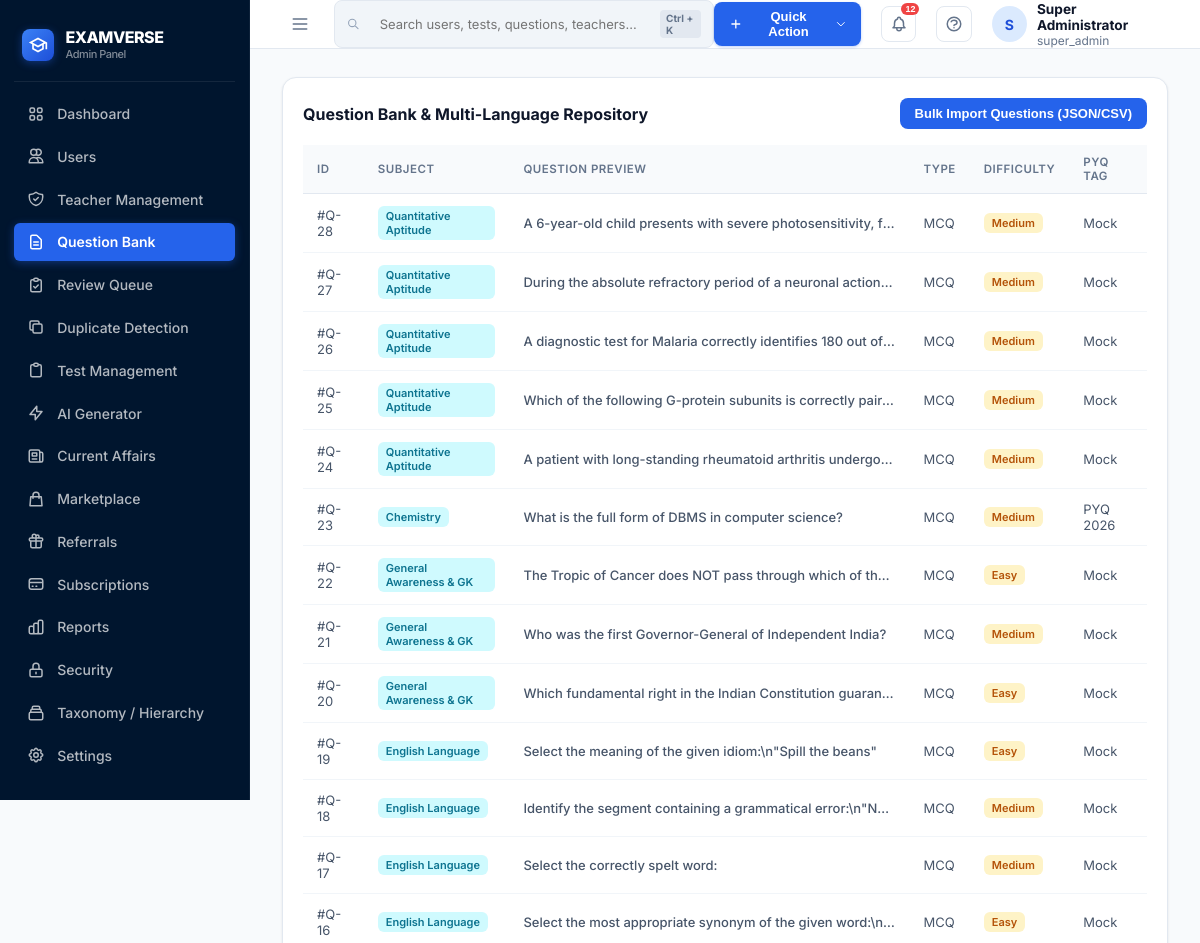
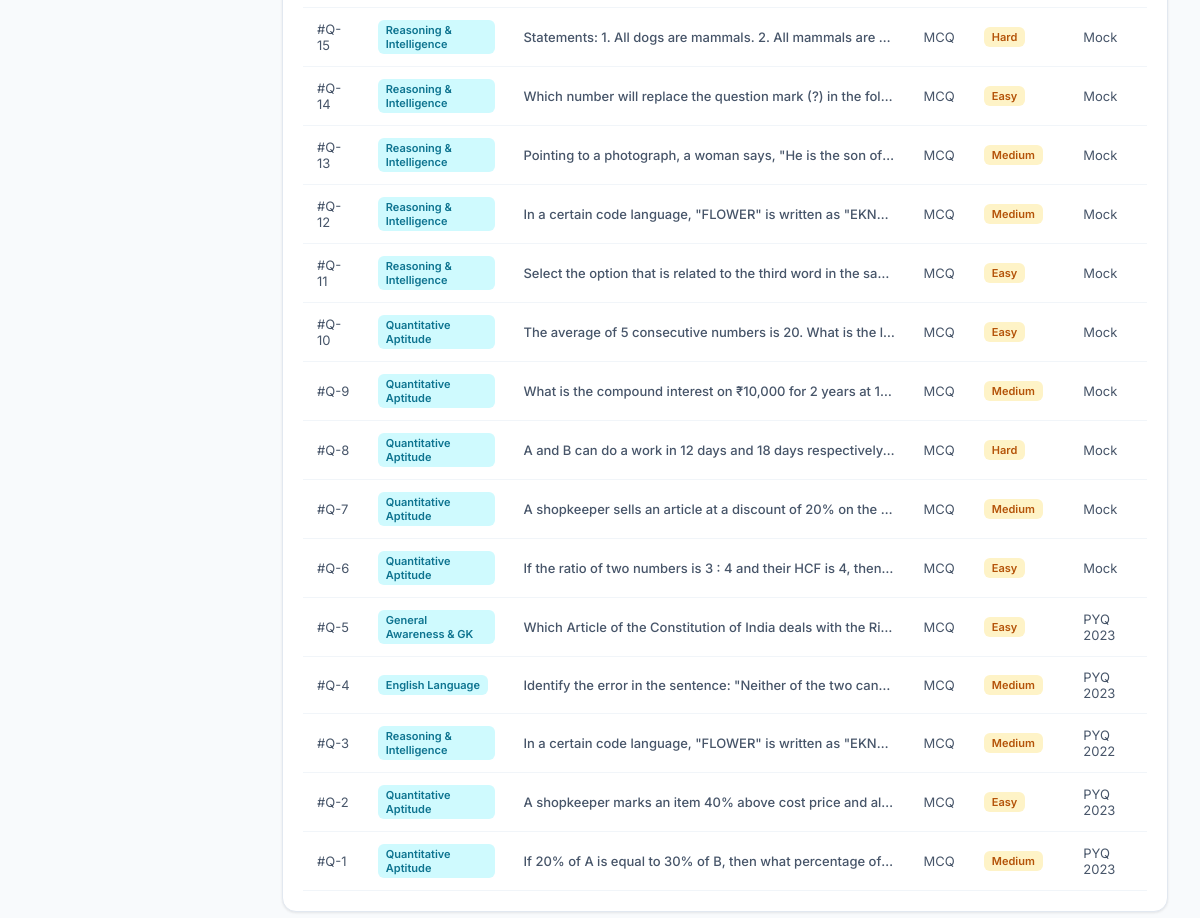
/admin/index.php?page=questions (signed in), run on the app's committed database (2 pictures, top to bottom).
### tables this page shows
CREATE TABLE `questions` (
  `id` int(11) NOT NULL AUTO_INCREMENT,
  `subject_id` int(11) NOT NULL,
  `chapter_id` int(11) DEFAULT NULL,
  `topic_id` int(11) DEFAULT NULL,
  `author_user_id` int(11) DEFAULT NULL,
  `question_type` enum('MCQ','NUMERICAL') DEFAULT 'MCQ',
  `difficulty` enum('easy','medium','hard') DEFAULT 'medium',
  `pyq_year` int(11) DEFAULT NULL,
  `pyq_shift` varchar(50) DEFAULT NULL,
  `status` enum('draft','review','published','rejected') DEFAULT 'published',
  `reviewed_by` int(11) DEFAULT NULL,
  `reviewed_at` datetime DEFAULT NULL,
  `rejection_reason` varchar(500) DEFAULT NULL,
  `content_hash` char(64) DEFAULT NULL,
  `structure_hash` char(64) DEFAULT NULL,
  `created_at` timestamp NOT NULL DEFAULT current_timestamp(),
  PRIMARY KEY (`id`),
  KEY `subject_id` (`subject_id`),
  KEY `chapter_id` (`chapter_id`),
  KEY `topic_id` (`topic_id`),
  KEY `fk_questions_reviewer` (`reviewed_by`),
  KEY `idx_questions_author` (`author_user_id`,`status`),
  KEY `idx_questions_review_queue` (`status`,`created_at`),
  KEY `idx_questions_content_hash` (`content_hash`),
  KEY `idx_questions_structure_hash` (`structure_hash`),
  KEY `idx_questions_draw` (`status`,`subject_id`,`difficulty`),
  CONSTRAINT `fk_questions_author` FOREIGN KEY (`author_user_id`) REFERENCES `users` (`id`) ON DELETE SET NULL,
  CONSTRAINT `fk_questions_reviewer` FOREIGN KEY (`reviewed_by`) REFERENCES `admins` (`id`) ON DELETE SET NULL,
  CONSTRAINT `questions_ibfk_1` FOREIGN KEY (`subject_id`) REFERENCES `subjects` (`id`) ON DELETE CASCADE,
  CONSTRAINT `questions_ibfk_2` FOREIGN KEY (`chapter_id`) REFERENCES `chapters` (`id`) ON DELETE SET NULL,
  CONSTRAINT `questions_ibfk_3` FOREIGN KEY (`topic_id`) REFERENCES `topics` (`id`) ON DELETE SET NULL
);

CREATE TABLE `subjects` (
  `id` int(11) NOT NULL AUTO_INCREMENT,
  `name` varchar(100) NOT NULL,
  `code` varchar(50) DEFAULT NULL,
  `created_at` timestamp NOT NULL DEFAULT current_timestamp(),
  PRIMARY KEY (`id`),
  UNIQUE KEY `code` (`code`)
);

CREATE TABLE `question_translations` (
  `id` int(11) NOT NULL AUTO_INCREMENT,
  `question_id` int(11) NOT NULL,
  `language` varchar(10) NOT NULL DEFAULT 'en',
  `question_text` longtext NOT NULL,
  `solution_text` longtext DEFAULT NULL,
  `shortcut_text` longtext DEFAULT NULL,
  PRIMARY KEY (`id`),
  UNIQUE KEY `q_lang` (`question_id`,`language`),
  CONSTRAINT `question_translations_ibfk_1` FOREIGN KEY (`question_id`) REFERENCES `questions` (`id`) ON DELETE CASCADE
);

### admin/pages/questions.php (the view, shortened to what this page needs)
<?php
$db = Database::getConnection();
$questions = $db->query("
    SELECT q.id, q.question_type, q.difficulty, q.pyq_year, s.name as subject_name, qt.question_text
    FROM questions q
    JOIN subjects s ON q.subject_id = s.id
    LEFT JOIN question_translations qt ON q.id = qt.question_id AND qt.language = 'en'
    ORDER BY q.id DESC
")->fetchAll();
?>
<div class="table-card">
    <div class="table-header">
        <div class="table-title">Question Bank & Multi-Language Repository</div>
        <button class="btn btn-primary" onclick="document.getElementById('import-modal').style.display='block'">Bulk Import Questions (JSON/CSV)</button>
    </div>
    <table>
        <thead>
            <tr>
                <th>ID</th>
                <th>Subject</th>
                <th>Question Preview</th>
                <th>Type</th>
                <th>Difficulty</th>
                <th>PYQ Tag</th>
            </tr>
        </thead>
        <tbody>
            <?php foreach ($questions as $q): ?>
                <tr>
                    <td>#Q-<?php echo $q['id']; ?></td>
                    <td><span class="badge badge-info"><?php echo htmlspecialchars($q['subject_name']); ?></span></td>
                    <td style="max-width:400px; white-space:nowrap; overflow:hidden; text-overflow:ellipsis; font-weight:500;">
                        <?php echo htmlspecialchars($q['question_text'] ?? 'No text'); ?>
                    </td>
                    <td><?php echo $q['question_type']; ?></td>
                    <td><span class="badge badge-warning"><?php echo ucfirst($q['difficulty']); ?></span></td>
                    <td><?php echo $q['pyq_year'] ? 'PYQ '.$q['pyq_year'] : 'Mock'; ?></td>
                </tr>
            <?php endforeach; ?>
        </tbody>
    </table>
</div>

### admin/index.php (shortened to what this page needs)
<?php
$currentAdmin = $_SESSION['admin_user'] ?? [
    'username' => 'admin',
    'full_name' => 'Super Administrator',
    'email' => 'admin@examverse.com',
    'role' => 'super_admin'
];
$page = isset($_GET['page']) ? trim($_GET['page']) : 'dashboard';
?>
<!DOCTYPE html>
<html lang="en">
<head>
    <link rel="stylesheet" href="assets/style.css?v=<?php echo time(); ?>">
</head>
<body>
    <?php include __DIR__ . '/includes/sidebar.php'; ?>
    <div class="main-wrapper">
        <?php include __DIR__ . '/includes/header.php'; ?>
        <main class="content-body">
            <?php
            $filePath = __DIR__ . "/pages/{$page}.php";
            if (file_exists($filePath)) {
                include $filePath;
            } else {
                echo "<div class='table-card'>Page not found.</div>";
            }
            ?>
        </main>
    </div>
</body>
</html>

### admin/includes/sidebar.php (shortened to what this page needs)
<?php
$currentPage = isset($page) ? $page : 'dashboard';
?>
<aside class="sidebar" id="sidebar">
    <div class="brand">
        <div class="brand-icon">
            <svg fill="currentColor" viewBox="0 0 24 24" style="width:20px;height:20px;"><path d="M12 3L1 9l4 2.18v6L12 21l7-3.82v-6l2-1.09V17h2V9L12 3zm6.82 6L12 12.72 5.18 9 12 5.28 18.82 9zM17 15.99l-5 2.73-5-2.73v-3.72L12 15l5-2.73v3.72z"/></svg>
        </div>
        <div>
            <div style="font-weight:800;font-size:16px;line-height:1.2;">EXAMVERSE</div>
            <div style="font-size:11px;color:rgba(255,255,255,0.5);font-weight:500;">Admin Panel</div>
        </div>
    </div>
    <ul class="nav-menu">
        <li>
            <a href="index.php?page=dashboard" class="nav-link <?php echo $currentPage==='dashboard'?'active':'';?>">
                Dashboard
            </a>
        </li>
        <li>
            <a href="index.php?page=users" class="nav-link <?php echo $currentPage==='users'?'active':'';?>">
                <svg fill="none" stroke="currentColor" viewBox="0 0 24 24"><path stroke-linecap="round" stroke-linejoin="round" stroke-width="2" d="M12 4.354a4 4 0 110 5.292M15 21H3v-1a6 6 0 0112 0v1zm0 0h6v-1a6 6 0 00-9-5.197M13 7a4 4 0 11-8 0 4 4 0 018 0z"/></svg>
                Users
            </a>
        </li>
        <li>
            <a href="index.php?page=teacher_applications" class="nav-link <?php echo $currentPage==='teacher_applications'?'active':'';?>">
                Teacher Management
            </a>
        </li>
        <li>
            <a href="index.php?page=questions" class="nav-link <?php echo in_array($currentPage, ['questions','question_bank'])?'active':'';?>">
                <svg fill="none" stroke="currentColor" viewBox="0 0 24 24"><path stroke-linecap="round" stroke-linejoin="round" stroke-width="2" d="M9 12h6m-6 4h6m2 5H7a2 2 0 01-2-2V5a2 2 0 012-2h5.586a1 1 0 01.707.293l5.414 5.414a1 1 0 01.293.707V19a2 2 0 01-2 2z"/></svg>
                Question Bank
            </a>
        </li>
        <li>
            <a href="index.php?page=question_review" class="nav-link <?php echo $currentPage==='question_review'?'active':'';?>">
                <svg fill="none" stroke="currentColor" viewBox="0 0 24 24"><path stroke-linecap="round" stroke-linejoin="round" stroke-width="2" d="M9 5H7a2 2 0 00-2 2v12a2 2 0 002 2h10a2 2 0 002-2V7a2 2 0 00-2-2h-2M9 5a2 2 0 002 2h2a2 2 0 002-2M9 5a2 2 0 012-2h2a2 2 0 012 2m-6 9l2 2 4-4"/></svg>
                Review Queue
            </a>
        </li>
        <li>
            <a href="index.php?page=question_duplicates" class="nav-link <?php echo $currentPage==='question_duplicates'?'active':'';?>">
                <svg fill="none" stroke="currentColor" viewBox="0 0 24 24"><path stroke-linecap="round" stroke-linejoin="round" stroke-width="2" d="M8 16H6a2 2 0 01-2-2V6a2 2 0 012-2h8a2 2 0 012 2v2m-6 12h8a2 2 0 002-2v-8a2 2 0 00-2-2h-8a2 2 0 00-2 2v8a2 2 0 002 2z"/></svg>
                Duplicate Detection
            </a>
        </li>
        <li>
            <a href="index.php?page=tests" class="nav-link <?php echo $currentPage==='tests'?'active':'';?>">
                <svg fill="none" stroke="currentColor" viewBox="0 0 24 24"><path stroke-linecap="round" stroke-linejoin="round" stroke-width="2" d="M9 5H7a2 2 0 00-2 2v12a2 2 0 002 2h10a2 2 0 002-2V7a2 2 0 00-2-2h-2M9 5a2 2 0 002 2h2a2 2 0 002-2M9 5a2 2 0 012-2h2a2 2 0 012 2"/></svg>
                Test Management
            </a>
        </li>
        <li>
            <a href="index.php?page=ai_generator" class="nav-link <?php echo $currentPage==='ai_generator'?'active':'';?>">
                <svg fill="none" stroke="currentColor" viewBox="0 0 24 24"><path stroke-linecap="round" stroke-linejoin="round" stroke-width="2" d="M13 10V3L4 14h7v7l9-11h-7z"/></svg>
                AI Generator
            </a>
        </li>
        <li>
            <a href="index.php?page=cms" class="nav-link <?php echo $currentPage==='cms'?'active':'';?>">
                <svg fill="none" stroke="currentColor" viewBox="0 0 24 24"><path stroke-linecap="round" stroke-linejoin="round" stroke-width="2" d="M19 20H5a2 2 0 01-2-2V6a2 2 0 012-2h10a2 2 0 012 2v1m2 13a2 2 0 01-2-2V7m2 13a2 2 0 002-2V9a2 2 0 00-2-2h-2m-4-3H9M7 16h6M7 8h6v4H7V8z"/></svg>
                Current Affairs
            </a>
        </li>
        <li>
            <a href="index.php?page=marketplace" class="nav-link <?php echo $currentPage==='marketplace'?'active':'';?>">
                <svg fill="none" stroke="currentColor" viewBox="0 0 24 24"><path stroke-linecap="round" stroke-linejoin="round" stroke-width="2" d="M16 11V7a4 4 0 00-8 0v4M5 9h14l1 12H4L5 9z"/></svg>
                Marketplace
            </a>
        </li>
        <li>
            <a href="index.php?page=referrals" class="nav-link <?php echo $currentPage==='referrals'?'active':'';?>">
                <svg fill="none" stroke="currentColor" viewBox="0 0 24 24"><path stroke-linecap="round" stroke-linejoin="round" stroke-width="2" d="M12 8v13m0-13V6a2 2 0 112 2h-2zm0 0V5.5A2.5 2.5 0 109.5 8H12zm-7 4h14M5 12a2 2 0 110-4h14a2 2 0 110 4M5 12v7a2 2 0 002 2h10a2 2 0 002-2v-7"/></svg>
                Referrals
            </a>
        </li>
        <li>
            <a href="index.php?page=subscriptions" class="nav-link <?php echo $currentPage==='subscriptions'?'active':'';?>">
                <svg fill="none" stroke="currentColor" viewBox="0 0 24 24"><path stroke-linecap="round" stroke-linejoin="round" stroke-width="2" d="M3 10h18M7 15h1m4 0h1m-7 4h12a3 3 0 003-3V8a3 3 0 00-3-3H6a3 3 0 00-3 3v8a3 3 0 003 3z"/></svg>
                Subscriptions
            </a>
        </li>
        <li>
            <a href="index.php?page=audits" class="nav-link <?php echo $currentPage==='audits'?'active':'';?>">
                Reports
            </a>
        </li>
        <li>
            <a href="index.php?page=audits" class="nav-link">
                <svg fill="none" stroke="currentColor" viewBox="0 0 24 24"><path stroke-linecap="round" stroke-linejoin="round" stroke-width="2" d="M12 15v2m-6 4h12a2 2 0 002-2v-6a2 2 0 00-2-2H6a2 2 0 00-2 2v6a2 2 0 002 2zm10-10V7a4 4 0 00-8 0v4h8z"/></svg>
                Security
            </a>
        </li>
        <li>
            <a href="index.php?page=taxonomy" class="nav-link <?php echo $currentPage==='taxonomy'?'active':'';?>">
                <svg fill="none" stroke="currentColor" viewBox="0 0 24 24"><path stroke-linecap="round" stroke-linejoin="round" stroke-width="2" d="M19 11H5m14 0a2 2 0 012 2v6a2 2 0 01-2 2H5a2 2 0 01-2-2v-6a2 2 0 012-2m14 0V9a2 2 0 00-2-2M5 11V9a2 2 0 012-2m0 0V5a2 2 0 012-2h6a2 2 0 012 2v2M7 7h10"/></svg>
                Taxonomy / Hierarchy
            </a>
        </li>
        <li>
            <a href="index.php?page=settings" class="nav-link <?php echo $currentPage==='settings'?'active':'';?>">
                Settings
            </a>
        </li>
    </ul>
</aside>

### admin/includes/header.php (shortened to what this page needs)
<?php
$adminUser = isset($currentAdmin) ? $currentAdmin : ($_SESSION['admin_user'] ?? [
    'full_name' => 'Admin User',
    'email' => 'admin@examverse.com',
    'role' => 'Super Admin'
]);
$initial = strtoupper(substr($adminUser['full_name'] ?? 'A', 0, 1));
?>
<header class="top-bar">
    <div style="display:flex; align-items:center; gap:16px;">
        <button class="icon-button" id="toggle-sidebar-btn" style="border:none;">
            <svg fill="none" stroke="currentColor" viewBox="0 0 24 24" style="width:20px;height:20px;"><path stroke-linecap="round" stroke-linejoin="round" stroke-width="2" d="M4 6h16M4 12h16M4 18h16"/></svg>
        </button>
        <div class="search-box">
            <svg fill="none" stroke="currentColor" viewBox="0 0 24 24" style="width:16px;height:16px;color:#94a3b8;"><path stroke-linecap="round" stroke-linejoin="round" stroke-width="2" d="M21 21l-6-6m2-5a7 7 0 11-14 0 7 7 0 0114 0z"/></svg>
            <input type="text" placeholder="Search users, tests, questions, teachers...">
            <span class="search-shortcut">Ctrl + K</span>
        </div>
    </div>
    <div class="header-actions">
        <button class="btn-quick-action" onclick="alert('Quick Actions: Create Test, Add Question, Grant Pro, Review KYC');">
            <svg fill="none" stroke="currentColor" viewBox="0 0 24 24" style="width:16px;height:16px;"><path stroke-linecap="round" stroke-linejoin="round" stroke-width="2" d="M12 6v6m0 0v6m0-6h6m-6 0H6"/></svg>
            Quick Action
            <svg fill="none" stroke="currentColor" viewBox="0 0 24 24" style="width:12px;height:12px;margin-left:2px;"><path stroke-linecap="round" stroke-linejoin="round" stroke-width="2" d="M19 9l-7 7-7-7"/></svg>
        </button>
        <button class="icon-button" title="Notifications">
            <span class="icon-badge">12</span>
        </button>
        <button class="icon-button" title="Help & Docs">
        </button>
        <div class="user-profile" onclick="if(confirm('Log out from Admin Panel?')) window.location.href='login.php?action=logout';">
            <div class="avatar" style="background:#dbeafe;color:#1d4ed8;display:flex;align-items:center;justify-content:center;font-weight:700;">
                <?php echo $initial; ?>
            </div>
            <div style="font-size:0.85rem;">
                <div style="font-weight:700;color:var(--text-primary);"><?php echo htmlspecialchars($adminUser['full_name']); ?></div>
                <div style="color:var(--text-muted);font-size:0.75rem;"><?php echo htmlspecialchars($adminUser['role'] ?? 'Super Admin'); ?></div>
            </div>
        </div>
    </div>
</header>

### data on the page
questions: id "28", subject.name "Quantitative Aptitude", question_translations.question_text "A 6-year-old child presents with severe photosensitivity, f…", question_type "MCQ", difficulty "Medium", shows "Mock"
questions: id "27", subject.name "Quantitative Aptitude", question_translations.question_text "During the absolute refractory period of a neuronal action…", question_type "MCQ", difficulty "Medium", shows "Mock"
questions: id "26", subject.name "Quantitative Aptitude", question_translations.question_text "A diagnostic test for Malaria correctly identifies 180 out of…", question_type "MCQ", difficulty "Medium", shows "Mock"
questions: id "25", subject.name "Quantitative Aptitude", question_translations.question_text "Which of the following G-protein subunits is correctly pair…", question_type "MCQ", difficulty "Medium", shows "Mock"
questions: id "24", subject.name "Quantitative Aptitude", question_translations.question_text "A patient with long-standing rheumatoid arthritis undergo…", question_type "MCQ", difficulty "Medium", shows "Mock"
questions: id "23", subject.name "Chemistry", question_translations.question_text "What is the full form of DBMS in computer science?", question_type "MCQ", difficulty "Medium", pyq_year "2026"
questions: id "22", subject.name "General Awareness & GK", question_translations.question_text "The Tropic of Cancer does NOT pass through which of th…", question_type "MCQ", difficulty "Easy", shows "Mock"
questions: id "21", subject.name "General Awareness & GK", question_translations.question_text "Who was the first Governor-General of Independent India?", question_type "MCQ", difficulty "Medium", shows "Mock"
questions: id "20", subject.name "General Awareness & GK", question_translations.question_text "Which fundamental right in the Indian Constitution guaran…", question_type "MCQ", difficulty "Easy", shows "Mock"
questions: id "19", subject.name "English Language", question_translations.question_text "Select the meaning of the given idiom:\\n\"Spill the beans\"", question_type "MCQ", difficulty "Easy", shows "Mock"
questions: id "18", subject.name "English Language", question_translations.question_text "Identify the segment containing a grammatical error:\\n\"N…", question_type "MCQ", difficulty "Medium", shows "Mock"
questions: id "17", subject.name "English Language", question_translations.question_text "Select the correctly spelt word:", question_type "MCQ", difficulty "Medium", shows "Mock"
questions: id "16", subject.name "English Language", question_translations.question_text "Select the most appropriate synonym of the given word:\\n…", question_type "MCQ", difficulty "Easy", shows "Mock"
questions: id "15", subject.name "Reasoning & Intelligence", question_translations.question_text "Statements: 1. All dogs are mammals. 2. All mammals are…", question_type "MCQ", difficulty "Hard", shows "Mock"
questions: id "14", subject.name "Reasoning & Intelligence", question_translations.question_text "Which number will replace the question mark (?) in the fol…", question_type "MCQ", difficulty "Easy", shows "Mock"
questions: id "13", subject.name "Reasoning & Intelligence", question_translations.question_text "Pointing to a photograph, a woman says, \"He is the son of…", question_type "MCQ", difficulty "Medium", shows "Mock"
questions: id "12", subject.name "Reasoning & Intelligence", question_translations.question_text "In a certain code language, \"FLOWER\" is written as \"EKN…", question_type "MCQ", difficulty "Medium", shows "Mock"
questions: id "11", subject.name "Reasoning & Intelligence", question_translations.question_text "Select the option that is related to the third word in the sa…", question_type "MCQ", difficulty "Easy", shows "Mock"
questions: id "10", subject.name "Quantitative Aptitude", question_translations.question_text "The average of 5 consecutive numbers is 20. What is the l…", question_type "MCQ", difficulty "Easy", shows "Mock"
questions: id "9", subject.name "Quantitative Aptitude", question_translations.question_text "What is the compound interest on ₹10,000 for 2 years at 1…", question_type "MCQ", difficulty "Medium", shows "Mock"
questions: id "8", subject.name "Quantitative Aptitude", question_translations.question_text "A and B can do a work in 12 days and 18 days respectively…", question_type "MCQ", difficulty "Hard", shows "Mock"
questions: id "7", subject.name "Quantitative Aptitude", question_translations.question_text "A shopkeeper sells an article at a discount of 20% on the…", question_type "MCQ", difficulty "Medium", shows "Mock"
questions: id "6", subject.name "Quantitative Aptitude", question_translations.question_text "If the ratio of two numbers is 3 : 4 and their HCF is 4, then…", question_type "MCQ", difficulty "Easy", shows "Mock"
questions: id "5", subject.name "General Awareness & GK", question_translations.question_text "Which Article of the Constitution of India deals with the Ri…", question_type "MCQ", difficulty "Easy", pyq_year "2023"
questions: id "4", subject.name "English Language", question_translations.question_text "Identify the error in the sentence: \"Neither of the two can…", question_type "MCQ", difficulty "Medium", pyq_year "2023"
questions: id "3", subject.name "Reasoning & Intelligence", question_translations.question_text "In a certain code language, \"FLOWER\" is written as \"EKN…", question_type "MCQ", difficulty "Medium", pyq_year "2022"
questions: id "2", subject.name "Quantitative Aptitude", question_translations.question_text "A shopkeeper marks an item 40% above cost price and al…", question_type "MCQ", difficulty "Easy", pyq_year "2023"
questions: id "1", subject.name "Quantitative Aptitude", question_translations.question_text "If 20% of A is equal to 30% of B, then what percentage of…", question_type "MCQ", difficulty "Medium", pyq_year "2023"

### other printed values
$initial "S"
$adminUser['full_name'] "Super Administrator"
$adminUser['role'] "super_admin"
